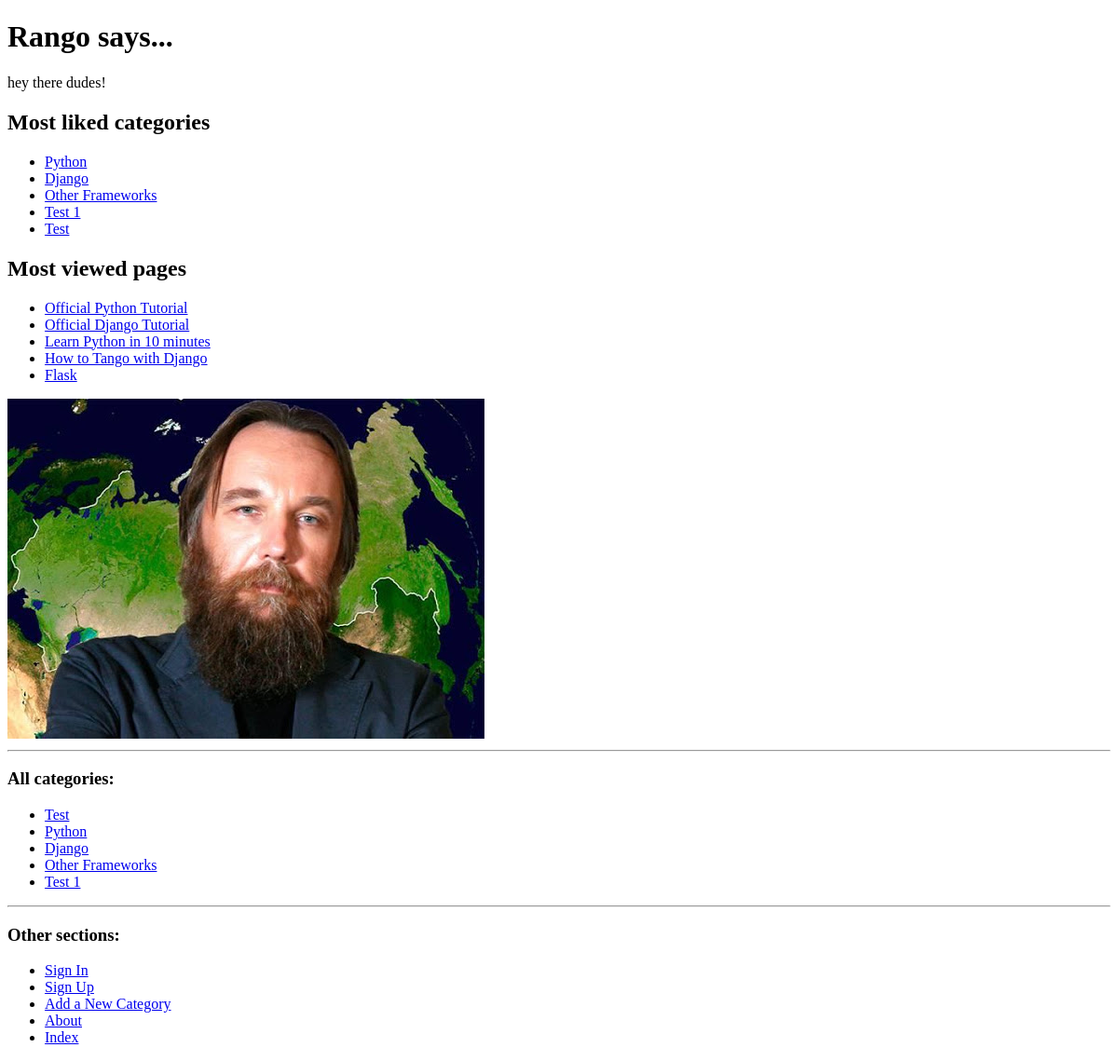
/rango/, run on an earlier commit of the app's database.
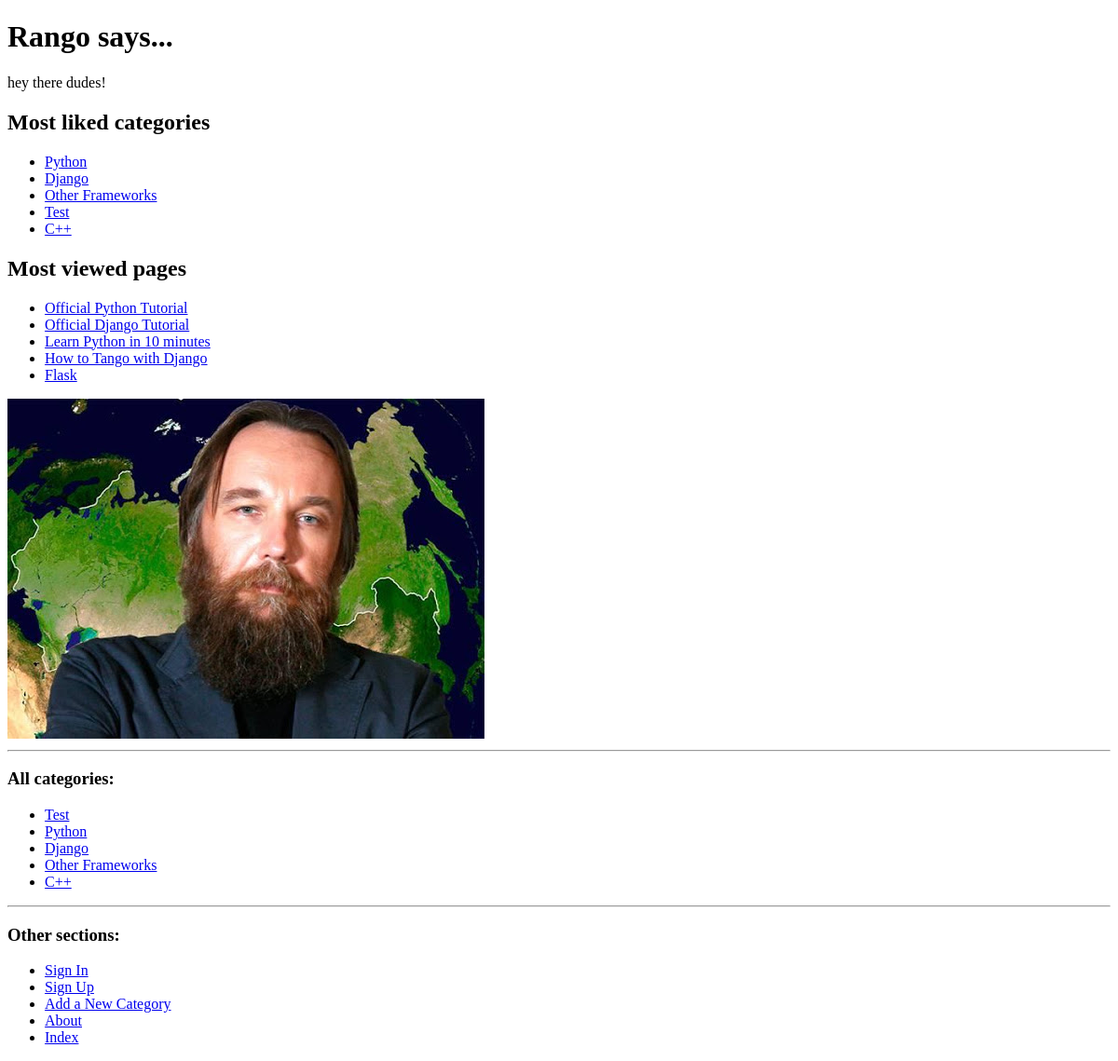
And on a later commit of the database.
### rango/models.py (models this page shows, shortened)
class Category(models.Model):
    name = models.CharField(max_length=128, unique=True)
    views = models.IntegerField(default=0)
    likes = models.IntegerField(default=0)
    slug = models.SlugField(unique=True)
    class Meta:
        verbose_name_plural = 'categories'

class Page(models.Model):
    category = models.ForeignKey(Category, on_delete=models.DO_NOTHING)
    title = models.CharField(max_length=128)
    url = models.URLField()
    views = models.IntegerField(default=0)

### rango/views.py (the view)
def index(request):
    category_list = Category.objects.order_by('-likes')[:5]
    pages_list = Page.objects.order_by('-views')[:5]
    context_dict = {'categories': category_list, 'pages': pages_list}
    return render(request, 'rango/index.html', context=context_dict)

### rango/templatetags/rango_template_tags.py (called while the page is built)
@register.inclusion_tag('rango/cats.html')
def get_category_list(cat=None):
    return {'cats': Category.objects.all(), 'act_cat': cat}

### templates/rango/index.html (shortened to what this page needs)
{% extends 'rango/base.html' %}
{% load staticfiles %}
{% block body_block %}
    <h1>Rango says...</h1>
    {% if user.is_authenticated %}
        howdy {{ user.username }}!
    {% else %}
        hey there dudes!
    {% endif %}
    <h2>Most liked categories</h2>
    <div>
        {% if categories %}
        <ul>
            {% for category in categories %}
            <li>
            <a href="{% url 'show_category' category.slug %}">{{ category.name }}</a>
            </li>
            {% endfor %}
        </ul>
        {% else %}
            <strong>There are no categories present</strong>
        {% endif %}
    </div>
    <h2>Most viewed pages</h2>
    <div>
        {% if pages %}
        <ul>
            {% for page in pages %}
            <li>
            <a href="{{ page.url }}">{{ page.title }}</a>
            </li>
            {% endfor %}
        </ul>
        {% else %}
            <strong>There are no pages present</strong>
        {% endif %}
        <img src="{% static "images/unnamed.jpg" %}" alt="Picture of not Rango!" />
    </div>
{% endblock %}

### templates/rango/cats.html
<ul>
{% if cats %}
    {% for c in cats %}
        {% if c == act_cat %}
            <li>
            <strong>
                <a href="{% url 'show_category' c.slug %}">{{ c.name }}</a>
            </strong>
            </li>
        {% else %}
            <li>
                <a href="{% url 'show_category' c.slug %}">{{ c.name }}</a>
            </li>
        {% endif %}
    {% endfor %}
{% else %}
    <li> <strong>There are no categories present.</strong></li>
{% endif %}
</ul>

What changed in the data, as far as the page shows it:
removed Category: name "Test 1"
added Category: name "C++"
